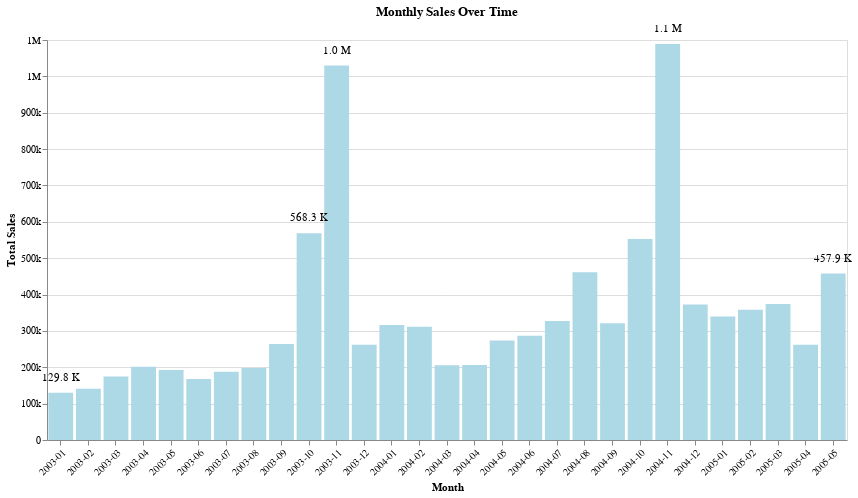

Here is the notebook cell this chart was saved with:
### Code cell
# First, we need to regenerate the 'YearMonth' column and group the sales by month

# Extract the month and year from the ORDERDATE for grouping
data['YearMonth'] = data['ORDERDATE'].dt.to_period('M')

# Group by YearMonth and sum the SALES
monthly_sales_alt = data.groupby('YearMonth')['SALES'].sum().reset_index()

# Convert the 'YearMonth' back to string for Altair to handle it properly
monthly_sales_alt['YearMonth'] = monthly_sales_alt['YearMonth'].astype(str)

# Convert the SALES column to a human-readable format
monthly_sales_alt['ReadableSales'] = monthly_sales_alt['SALES'].apply(human_readable_number)

# Create the Altair chart with improved aesthetics
chart = alt.Chart(monthly_sales_alt).mark_bar(color='lightblue').encode(
    x=alt.X('YearMonth:O', title='Month', axis=alt.Axis(labelAngle=-45)),
    y=alt.Y('SALES:Q', title='Total Sales', axis=alt.Axis(format=".1s")),
    tooltip=['YearMonth', 'ReadableSales']
).properties(
    title='Monthly Sales Over Time',
    width=800,
    height=400
)

# Determine the top 3 sales values
top_3_sales = monthly_sales_alt['SALES'].nlargest(3).tolist()

# Get the first and last YearMonth values
first_month = monthly_sales_alt['YearMonth'].iloc[0]
last_month = monthly_sales_alt['YearMonth'].iloc[-1]

# Get the sales values for the first and last months
first_month_sales = monthly_sales_alt[monthly_sales_alt['YearMonth'] == first_month]['SALES'].iloc[0]
last_month_sales = monthly_sales_alt[monthly_sales_alt['YearMonth'] == last_month]['SALES'].iloc[0]

# Add text labels on top of the bars conditionally
text = chart.mark_text(
    align='center',
    baseline='bottom',
    dy=-10  # Nudge text upwards
).encode(
    text=alt.condition(
        (alt.datum.SALES == top_3_sales[0]) | 
        (alt.datum.SALES == top_3_sales[1]) | 
        (alt.datum.SALES == top_3_sales[2]) |
        ((alt.datum.YearMonth == first_month) & (alt.datum.SALES == first_month_sales)) | 
        ((alt.datum.YearMonth == last_month) & (alt.datum.SALES == last_month_sales)),
        'ReadableSales:O',
        alt.value('')  # This means no text for other bars
    )
)

# Combine the chart with bars and text labels
final_chart = (chart + text)
final_chart

### Figure 1 — Vega-Lite specification as saved in the notebook (floating-point values rounded to 4 significant figures)
{"config": {"view": {"continuousWidth": 300, "continuousHeight": 300}}, "layer": [{"mark": {"type": "bar", "color": "lightblue"}, "encoding": {"tooltip": [{"field": "YearMonth", "type": "nominal"}, {"field": "ReadableSales", "type": "nominal"}], "x": {"axis": {"labelAngle": -45}, "field": "YearMonth", "title": "Month", "type": "ordinal"}, "y": {"axis": {"format": ".1s"}, "field": "SALES", "title": "Total Sales", "type": "quantitative"}}, "title": "Monthly Sales Over Time"}, {"mark": {"type": "text", "align": "center", "baseline": "bottom", "dy": -10}, "encoding": {"text": {"condition": {"test": "(((((datum.SALES === 1089048.01) || (datum.SALES === 1029837.66)) || (datum.SALES === 568290.97)) || ((datum.YearMonth === '2003-01') && (datum.SALES === 129753.6))) || ((datum.YearMonth === '2005-05') && (datum.SALES === 457861.06)))", "field": "ReadableSales", "type": "ordinal"}, "value": ""}, "tooltip": [{"field": "YearMonth", "type": "nominal"}, {"field": "ReadableSales", "type": "nominal"}], "x": {"axis": {"labelAngle": -45}, "field": "YearMonth", "title": "Month", "type": "ordinal"}, "y": {"axis": {"format": ".1s"}, "field": "SALES", "title": "Total Sales", "type": "quantitative"}}, "title": "Monthly Sales Over Time"}], "data": {"name": "data-5c622e1dc820fa92cea9947ea6aa2793"}, "height": 400, "width": 800, "$schema": "https://vega.github.io/schema/vega-lite/v5.8.0.json", "datasets": {"data-5c622e1dc820fa92cea9947ea6aa2793": [{"YearMonth": "2003-01", "SALES": 129800.0, "ReadableSales": "129.8 K"}, {"YearMonth": "2003-02", "SALES": 140800.0, "ReadableSales": "140.8 K"}, {"YearMonth": "2003-03", "SALES": 174500.0, "ReadableSales": "174.5 K"}, {"YearMonth": "2003-04", "SALES": 201600.0, "ReadableSales": "201.6 K"}, {"YearMonth": "2003-05", "SALES": 192700.0, "ReadableSales": "192.7 K"}, {"YearMonth": "2003-06", "SALES": 168100.0, "ReadableSales": "168.1 K"}, {"YearMonth": "2003-07", "SALES": 187700.0, "ReadableSales": "187.7 K"}, {"YearMonth": "2003-08", "SALES": 197800.0, "ReadableSales": "197.8 K"}, {"YearMonth": "2003-09", "SALES": 264000.0, "ReadableSales": "264.0 K"}, {"YearMonth": "2003-10", "SALES": 568300.0, "ReadableSales": "568.3 K"}, {"YearMonth": "2003-11", "SALES": 1030000.0, "ReadableSales": "1.0 M"}, {"YearMonth": "2003-12", "SALES": 261900.0, "ReadableSales": "261.9 K"}, {"YearMonth": "2004-01", "SALES": 316600.0, "ReadableSales": "316.6 K"}, {"YearMonth": "2004-02", "SALES": 311400.0, "ReadableSales": "311.4 K"}, {"YearMonth": "2004-03", "SALES": 205700.0, "ReadableSales": "205.7 K"}, {"YearMonth": "2004-04", "SALES": 206100.0, "ReadableSales": "206.1 K"}, {"YearMonth": "2004-05", "SALES": 273400.0, "ReadableSales": "273.4 K"}, {"YearMonth": "2004-06", "SALES": 286700.0, "ReadableSales": "286.7 K"}, {"YearMonth": "2004-07", "SALES": 327100.0, "ReadableSales": "327.1 K"}, {"YearMonth": "2004-08", "SALES": 461500.0, "ReadableSales": "461.5 K"}, {"YearMonth": "2004-09", "SALES": 320800.0, "ReadableSales": "320.8 K"}, {"YearMonth": "2004-10", "SALES": 552900.0, "ReadableSales": "552.9 K"}, {"YearMonth": "2004-11", "SALES": 1089000.0, "ReadableSales": "1.1 M"}, {"YearMonth": "2004-12", "SALES": 372800.0, "ReadableSales": "372.8 K"}, {"YearMonth": "2005-01", "SALES": 339500.0, "ReadableSales": "339.5 K"}, {"YearMonth": "2005-02", "SALES": 358200.0, "ReadableSales": "358.2 K"}, {"YearMonth": "2005-03", "SALES": 374300.0, "ReadableSales": "374.3 K"}, {"YearMonth": "2005-04", "SALES": 261600.0, "ReadableSales": "261.6 K"}, {"YearMonth": "2005-05", "SALES": 457900.0, "ReadableSales": "457.9 K"}]}}
